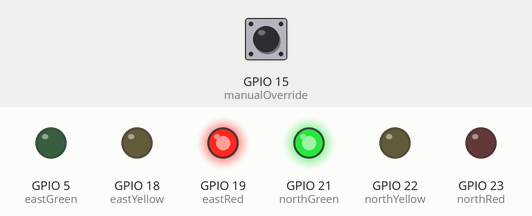
Simulated run of this sketch. Board: ESP32. Parts: output pins drawn as LEDs (lit = HIGH). Inputs (shaded band) come from the test bench; at power-on: GPIO 15 (manualOverride) HIGH. WiFi joins after 1.5 s; servers stay silent unless stated; storage starts empty; random numbers use the default seed unless the sketch sets one; what the sketch prints to the serial monitor is not drawn.

Above: at 7.8 s.
7.9 s: GPIO 15 (manualOverride) pulled LOW for 1 s
At 8.4 s:
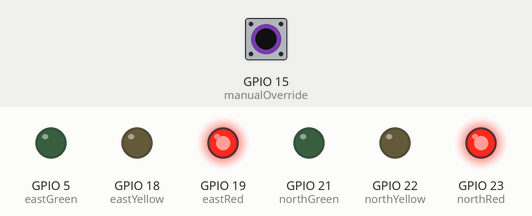
11.9 s: GPIO 15 (manualOverride) pulled LOW for 3.2 s
At 37.7 s:
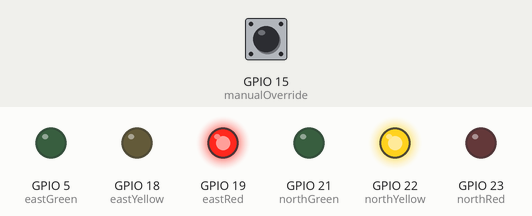
Timing chart, 0 to 41.8 s (numbered marks = the images above; inputs shaded):
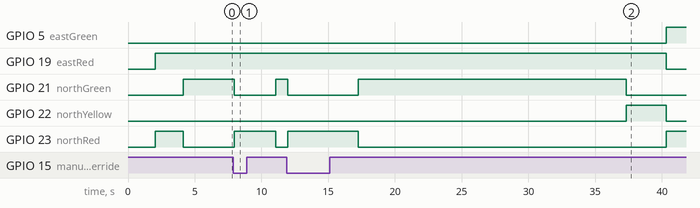

The sketch:

nodo_control_2vias.ino
```cpp
//
// Nodo de Control de Luz de Trafico
//
// Este sistema controla una intersección de vías con datos que recibe de las Unidades Detectoras
// Autor: Juan Tiago Ruiz Rodriguez


// Importa las librerias necesarias
#include <WiFi.h>
#include <ESPAsyncWebServer.h>
#include <AsyncTCP.h>
#include <FS.h>
#include <LittleFS.h>
#include <ArduinoJson.h>
#include <esp_now.h>

// ============================================================================
// DEFINICIONES DE PINS
// ============================================================================

// Leds de luces de trafico (o salidas de relé para controlador de tráfico)
// Direccion Norte (Direccion 0)
const unsigned char northRed = 23;
const unsigned char northYellow = 22;
const unsigned char northGreen = 21;

// Direccion Este (Direccion 1)
const unsigned char eastRed = 19;
const unsigned char eastYellow = 18;
const unsigned char eastGreen = 5;

// Entradas de sensores (para pruebas)
//const unsigned char sensor1 = 7;  // North sensor
//const unsigned char sensor2 = 8;  // East sensor


// Boton de emergencia/mantenimiento
const unsigned char manualOverride = 15;

// ============================================================================
// CONSTANTES DE TIEMPO
// ============================================================================

// Tiempo minimo, maximo, y de amarillo para cada fase (milisegundos)
const unsigned long tiempo_min = 5000;   // 5 segundos minimo
const unsigned long tiempo_max = 20000;  // 20 segundos maximo
const unsigned long tiempo_amarillo = 3000; // 3 segundos amarillo
const unsigned long tiempo_semaforo = 2000; // 2 segundos todo rojo emergencia

// Variables de tiempo
unsigned long timerMillis;
#define accumulatedMillis millis() - timerMillis

// ============================================================================
// DEFINICIONES DE ESTADOS
// ============================================================================

// Estados de luz de trafico basados en el diagrama de maquina de estados
enum TrafficStates {
  INICIO,     // 0 - Estado Inicial - Todo Rojo
  GR,       // 1 - Norte Verde, otros Rojo
  YR,       // 2 - Norte Amarillo, otros Rojo
  RG,       // 3 - Este Verde, otros Rojo
  RY,       // 4 - Este Amarillo, otros Rojo
  YYYY        // 9 - Todos Amarillo (seguridad/mantenimiento)
};

unsigned char trafficState;

// ============================================================================
// VARIABLES DE TIMEOUT DE SENSOR
// ============================================================================

const unsigned long SENSOR_TIMEOUT = 10000;  // 10 segundos de timeout (tiempo sin recibir señal del detector)
unsigned long lastSensorReceived[4] = {millis(), millis(), millis(), millis()};  // Almacena los tiempos de recepcion de cada sensor
const unsigned long tiempo_default = 15000;  // Tiempo verde default (para timeout)
bool sensorTimedOut[4] = {false, false, false, false};

// ============================================================================
// VARIABLES DE CONTROL Y SENSORES
// ============================================================================

bool sensorActive[4] = {false, false};
float traffic_density [4] = {0.0, 0.0, 0.0, 0.0};
unsigned long phaseStartTime;
bool emergencyMode = false;
unsigned char previousState = 255;  // Inicializa a un estado no valido

// Configurar credenciales wifi
const char* ssid = "DTO703";
const char* password = "pistachos";

// Crea un objeto AsyncWebServer en el puerto 80
AsyncWebServer server(80);

// Valores de intensidad de trafico de sensores
int sensor_2_intensity = 70;  // Heroes de Malvinas y Sarmiento
int sensor_3_intensity = 70;  // Heroes de Malvinas y San Juan
int sensor_4_intensity = 70;  // Junin y Av. Peron
int sensor_5_intensity = 70;  // Republica del Libano y Sarmiento
int sensor_6_intensity = 70;  // Heroes de Malvinas y Av. Peron EO
int sensor_7_intensity = 70;  // Peron y Heroes de Malvinas NS
int sensor_8_intensity = 70;  // Peron y Heroes de Malvinas SN

// Estructura a enviar por ESPNOW
typedef struct struct_message {
  int id;
  int b;
  int c;
  int readingID;
  int type;
  int traffic_density[4]; // Density values or unused
} struct_message;
// Crea un struct_message llamado myData
struct_message myData;

// al recibir msj de esp now imprime datos y actualiza
void OnDataRecv(const esp_now_recv_info_t *info, const uint8_t *incomingData, int len) {
  memcpy(&myData, incomingData, sizeof(myData));
  Serial.print("Bytes recibidos: ");
  Serial.println(len);
  Serial.print("Desde MAC: ");
  for (int i = 0; i < 6; i++) {
    Serial.printf("%02X", info->src_addr[i]);
    if (i < 5) Serial.print(":");
  }
  Serial.println();

  Serial.print("Board ID: ");
  Serial.println(myData.id);
  Serial.print("Cantidad de vehiculos: ");
  Serial.println(myData.b);
  Serial.print("Flag de deteccion de brecha: ");
  Serial.println(myData.c);
  Serial.print("# de medicion: ");
  Serial.println(myData.readingID);
  Serial.println();

  sensorActive[myData.id-1] = myData.c;
  lastSensorReceived[myData.id-1] = millis();  // Guarda el momento de recepcion
  sensorTimedOut[myData.id-1] = false;  // Limpia el flag de timeout
}

// ============================================================================
// FUNCION SETUP
// ============================================================================

void setup(){
  // Serial port for debugging purposes
  Serial.begin(115200);

  // Inicializa LittleFS
  if(!LittleFS.begin()){
    Serial.println("Un error ocurrio al montar LittleFS");
    return;
  }
  WiFi.mode(WIFI_AP_STA);
  // Conecta a Wi-Fi
  WiFi.begin(ssid, password);
  while (WiFi.status() != WL_CONNECTED) {
    delay(1000);
    Serial.println("Conectando a WiFi..");
  }
  Serial.print("Direccion IP de la estacion: ");
  Serial.println(WiFi.localIP());
  Serial.print("Canal Wi-Fi: ");
  Serial.println(WiFi.channel());

  if (esp_now_init() != ESP_OK) {
  Serial.println("Error inicializando ESP-NOW");
  return;
  }

  // accion al recibir dato esp-now
  esp_now_register_recv_cb(OnDataRecv);

  // Direccion para root / pagina web
  server.on("/", HTTP_GET, [](AsyncWebServerRequest *request){
    request->send(LittleFS, "/index2.html", String(), false);
  });
  // Direccion para cargar archivo style.css
  server.on("/style.css", HTTP_GET, [](AsyncWebServerRequest *request){
    request->send(LittleFS, "/style.css", "text/css");
  });
  // Direccion para cargar archivo javascript
  server.on("/heatmap.min.js", HTTP_GET, [](AsyncWebServerRequest *request){
   request->send(LittleFS, "/heatmap.min.js", "application/javascript");
  });
  // Direccion para cargar imagenes
  server.on("/mapa_trafico2.PNG", HTTP_GET, [](AsyncWebServerRequest *request){
    request->send(LittleFS, "/mapa_trafico2.PNG", "image/png");
  });

  server.on("/api/sensors", HTTP_GET, [](AsyncWebServerRequest *request){
        AsyncResponseStream *response = request->beginResponseStream("application/json");

        StaticJsonDocument<1024> jsonDoc;

        jsonDoc["sensor_2"] = sensor_2_intensity;
        jsonDoc["sensor_3"] = sensor_3_intensity;
        jsonDoc["sensor_4"] = sensor_4_intensity;
        jsonDoc["sensor_5"] = sensor_5_intensity;
        jsonDoc["sensor_6"] = sensor_6_intensity;
        jsonDoc["sensor_7"] = sensor_7_intensity;
        jsonDoc["sensor_8"] = sensor_8_intensity;

        serializeJson(jsonDoc, *response);
        request->send(response);
    });

  // Inicia el servidor
  server.begin();
  randomSeed(analogRead(0));


  Serial.println("Controlador de Luz de Trafico Iniciando...");
  // Inicializa los LED de salida
  pinMode(northRed, OUTPUT);
  pinMode(northYellow, OUTPUT);
  pinMode(northGreen, OUTPUT);
  pinMode(eastRed, OUTPUT);
  pinMode(eastYellow, OUTPUT);
  pinMode(eastGreen, OUTPUT);


  // Inicializa entradas de sensores (pruebas) y emergencia
  //pinMode(sensor1, INPUT);
  //pinMode(sensor2, INPUT);
  pinMode(manualOverride, INPUT_PULLUP);

  // Comienza en estado inicial y almacena instante
  trafficState = INICIO;
  timerMillis = millis();

  // Coloca todas las luces en rojo inicialmente
  setAllRed();

  Serial.println("Sistema inicializado - Todo Rojo");
  Serial.println("Secuencia completa:INICIO   →GR→YR→RG→RY→repite");

}

 void loop() {
  // Genera intensidades aleatorias para los sensores que no serian de la interseccion 1–100
  sensor_2_intensity = random(1, 101);
  sensor_3_intensity = random(1, 101);
  sensor_4_intensity = random(1, 101);
  sensor_5_intensity = random(1, 101);
  sensor_6_intensity = traffic_density[0];
  sensor_7_intensity = traffic_density[1];
  sensor_8_intensity = 0;

  // Al actualizar, se entregan valores nuevos

  // Revisa si los detectores envian info
  checkSensorTimeouts();

  // Checkea por override de emergencia
  if (digitalRead(manualOverride) == LOW) {
    trafficState = YYYY;
  }

  // Maquina de estados principal
  switch (trafficState) {

    case INICIO:
      if (previousState != INICIO) {
        Serial.println("Estado: INICIO (Inicializacion - Todo Rojo)");
        previousState = INICIO;  // Actualiza el estado previo para imprimir una sola vez
      }
      setAllRed();
      if (accumulatedMillis >= tiempo_semaforo) { // mientras el tiempo no haya pasado, se mantiene
        timerMillis = millis();
        trafficState = GR;  // Comienza con direccion norte
      }
      break;

    case GR:
      if (previousState != GR) {
        Serial.println("Estado: GR (Norte Verde, otros Rojo)");
        previousState = GR;  // Actualiza el estado previo para imprimir una sola vez
      }
      setTrafficLights(1, 0, 0, 0); // Coloca las luces en Norte Verde, otros Rojo

      // Revisa las condiciones de transicion
      if (accumulatedMillis >= tiempo_min) {
        // Tiempo minimo cumplido, revisa por razones para cambiar
        if (accumulatedMillis >= tiempo_max ||
            (sensorActive[0]) || (sensorTimedOut[0] && accumulatedMillis >= tiempo_default)) {

        // Captura la duracion del verde para obtener estadistica de densidad
          unsigned long greenLightDuration = accumulatedMillis;

          // Convierte a medida de densidad de trafico (1-100%)
          traffic_density[0] = ((float)(greenLightDuration - tiempo_min) / (float)(tiempo_max - tiempo_min)) * 100.0;

          // Ajusta al rango 1-100
          if (traffic_density[0] < 1.0) traffic_density[0] = 1.0;
          if (traffic_density[0] > 100.0) traffic_density[0] = 100.0;

          Serial.println("========================================");
          Serial.print("DURACION DE LUZ VERDE NORTE: ");
          Serial.print(greenLightDuration);
          Serial.print(" ms (");
          Serial.print(greenLightDuration / 1000.0, 1);
          Serial.println(" segundos)");

          Serial.print("DENSIDAD DE TRAFICO: ");
          Serial.print(traffic_density[0], 1);
          Serial.println("%");

          // Imprime por que cambio la luz verde
          if (accumulatedMillis >= tiempo_max) {
            Serial.printf("Razon: Tiempo maximo limite (%lus) alcanzado\n", tiempo_max/1000);
          } else if (sensorActive[0]) {
            Serial.println("Razon: Brecha detectada - transicion temprana");
          } else if (sensorTimedOut[0]) {
            Serial.println("Razon: Sensor no detectado - tiempo verde predeterminado");
          }
          Serial.println("========================================");
          timerMillis = millis();
          trafficState = YR;
        }
      }
      break;

    case YR:
      if (previousState != YR) {
        Serial.println("Estado: YR (Norte Amarillo, otros Rojo)");
        previousState = YR;  // Actualiza el estado previo para imprimir una sola vez
      }

      setTrafficLights(2, 0, 0, 0); // Coloca las luces en Norte Amarillo, otros Rojo

      if (accumulatedMillis >= tiempo_amarillo) { // espera a que pase el tiempo de amarillo
        timerMillis = millis();
        trafficState = RG;
      }
      break;

    case RG:
      if (previousState != RG) {
        Serial.println("Estado: RG (Este Verde, otros Rojo)");
        previousState = RG;  // Actualiza el estado previo para imprimir una sola vez
      }

      setTrafficLights(0, 1, 0, 0); // Este Verde, otros Rojo

      if (accumulatedMillis >= tiempo_min) {
        if (accumulatedMillis >= tiempo_max ||
            (sensorActive[1]) || (sensorTimedOut[1] && accumulatedMillis >= tiempo_default)) {

          unsigned long greenLightDuration = accumulatedMillis;

          traffic_density[1] = ((float)(greenLightDuration - tiempo_min) / (float)(tiempo_max - tiempo_min)) * 100.0;

          if (traffic_density[1] < 1.0) traffic_density[1] = 1.0;
          if (traffic_density[1] > 100.0) traffic_density[1] = 100.0;

          Serial.println("========================================");
          Serial.print("DURACION DE LUZ VERDE ESTE: ");
          Serial.print(greenLightDuration);
          Serial.print(" ms (");
          Serial.print(greenLightDuration / 1000.0, 1);
          Serial.println(" segundos)");

          Serial.print("DENSIDAD DE TRAFICO: ");
          Serial.print(traffic_density[1], 1);
          Serial.println("%");

          // Print why the light changed
          if (accumulatedMillis >= tiempo_max) { // igual a estado anterior, cambia los valores de sensoractive y sensortimedout
            Serial.printf("Razon: Tiempo maximo limite (%lus) alcanzado\n", tiempo_max/1000);
          } else if (sensorActive[1]) {
            Serial.println("Razon: Brecha detectada - transicion temprana");
          } else if (sensorTimedOut[1]) {
            Serial.println("Razon: Sensor no detectado - tiempo verde predeterminado");
          }
          Serial.println("========================================");

          timerMillis = millis();
          trafficState = RY;
        }
      }
      break;

    case RY:
      if (previousState != RY) {
        Serial.println("Estado: RY (Este Amarillo, otros Rojo)");
        previousState = RY;  // Actualiza el estado previo para imprimir una sola vez
      }

      setTrafficLights(0, 2, 0, 0); // Este Amarillo, otros Rojo

      if (accumulatedMillis >= tiempo_amarillo) {
        timerMillis = millis();
        trafficState = GR; // Vuelve a direccion norte
      }
      break;


    case YYYY:
      if (previousState != YYYY) {
        Serial.println("Estado: RRRR (Todos Rojos Emergencia)");
        previousState = YYYY;
      }
      setAllRed();

      if (digitalRead(manualOverride) == HIGH) {
        timerMillis = millis();
        trafficState = INICIO;
      }
      break;

    default:
      Serial.println("ERROR: Estado desconocido - volviendo a INICIO");
      trafficState = INICIO;
      timerMillis = millis();
      break;
  }

  delay(100);
}

// ============================================================================
// FUNCIONES DE AYUDA
// ============================================================================
void checkSensorTimeouts() {
  unsigned long currentTime = millis();

  for (int i = 0; i < 4; i++) {
    // Revisa si el sensor esta en timeout (han pasado 10 segundos de la ultima deteccion)
    if (lastSensorReceived[i] > 0 && (currentTime - lastSensorReceived[i]) >= SENSOR_TIMEOUT) {
      if (!sensorTimedOut[i]) {
        sensorTimedOut[i] = true;
        Serial.print("ADVERTENCIA: Sensor ");
        Serial.print(i);
        Serial.println(" time out - utilizando tiempos predeterminados");
      }
    }
  }
}

void setAllRed() {
  // Coloca todas las luces en rojo, apaga verdes y amarillos
  digitalWrite(northRed, HIGH);
  digitalWrite(northYellow, LOW);
  digitalWrite(northGreen, LOW);

  digitalWrite(eastRed, HIGH);
  digitalWrite(eastYellow, LOW);
  digitalWrite(eastGreen, LOW);

}

void setTrafficLights(int north, int east, int south, int west) {
  // Coloca todas las luces para cada direccion
  // 0 = Rojo, 1 = Verde, 2 = Amarillo

  setDirectionLight(north, northRed, northYellow, northGreen);
  setDirectionLight(east, eastRed, eastYellow, eastGreen);
}

void setDirectionLight(int state, int redPin, int yellowPin, int greenPin) {
  switch(state) {
    case 0: // Rojo
      digitalWrite(redPin, HIGH);
      digitalWrite(yellowPin, LOW);
      digitalWrite(greenPin, LOW);
      break;
    case 1: // Verde
      digitalWrite(redPin, LOW);
      digitalWrite(yellowPin, LOW);
      digitalWrite(greenPin, HIGH);
      break;
    case 2: // Amarillo
      digitalWrite(redPin, LOW);
      digitalWrite(yellowPin, HIGH);
      digitalWrite(greenPin, LOW);
      break;
    default: // Emergencia - Rojo
      digitalWrite(redPin, HIGH);
      digitalWrite(yellowPin, LOW);
      digitalWrite(greenPin, LOW);
      break;
  }
}
```

Measured:
- after the input at 7.9 s, GPIO 21 (northGreen): HIGH → LOW after 0.05 s, → HIGH 3.1 s later; GPIO 23 (northRed): LOW → HIGH after 0.05 s, → LOW 3.1 s later
